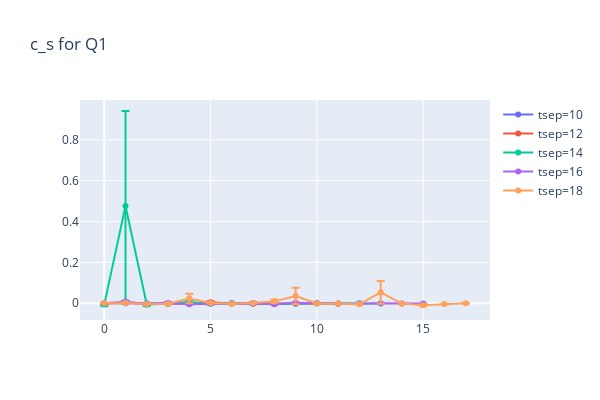
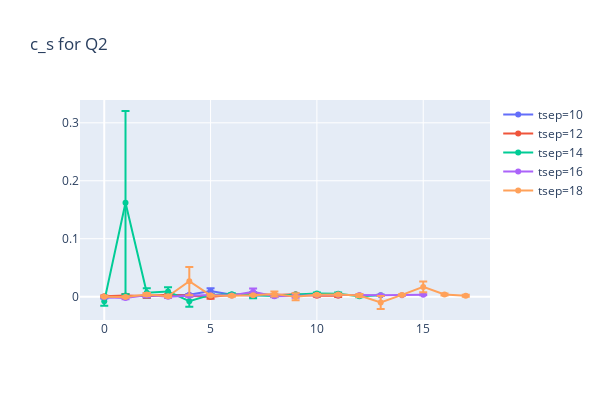

Source (notebook cell) for these figures, in order:
### Code cell
# zyd: spikes are probably because that denominator is small at these positions
# Result is messy; but result is very good if we comment out the disconnected diagrams

fig = go.Figure()
for i, t_sep in enumerate(t_seps[:5]):
    fig.add_trace(
        go.Scatter(x=list(range(t_sep)), y=c_s_Q1_avg[i][:t_sep], name=f'tsep={t_sep}',
                  error_y=dict(type='data', array=c_s_Q1_err[i][:t_sep]))
    )
fig.update_layout(title_text='c_s for Q1', width=600, height=400)
fig.show()

fig = go.Figure()
for i, t_sep in enumerate(t_seps[:5]):
    fig.add_trace(
        go.Scatter(x=list(range(t_sep)), y=c_s_Q2_avg[i][:t_sep], name=f'tsep={t_sep}',
                  error_y=dict(type='data', array=c_s_Q2_err[i][:t_sep]))
    )
fig.update_layout(title_text='c_s for Q2', width=600, height=400)
fig.show()
